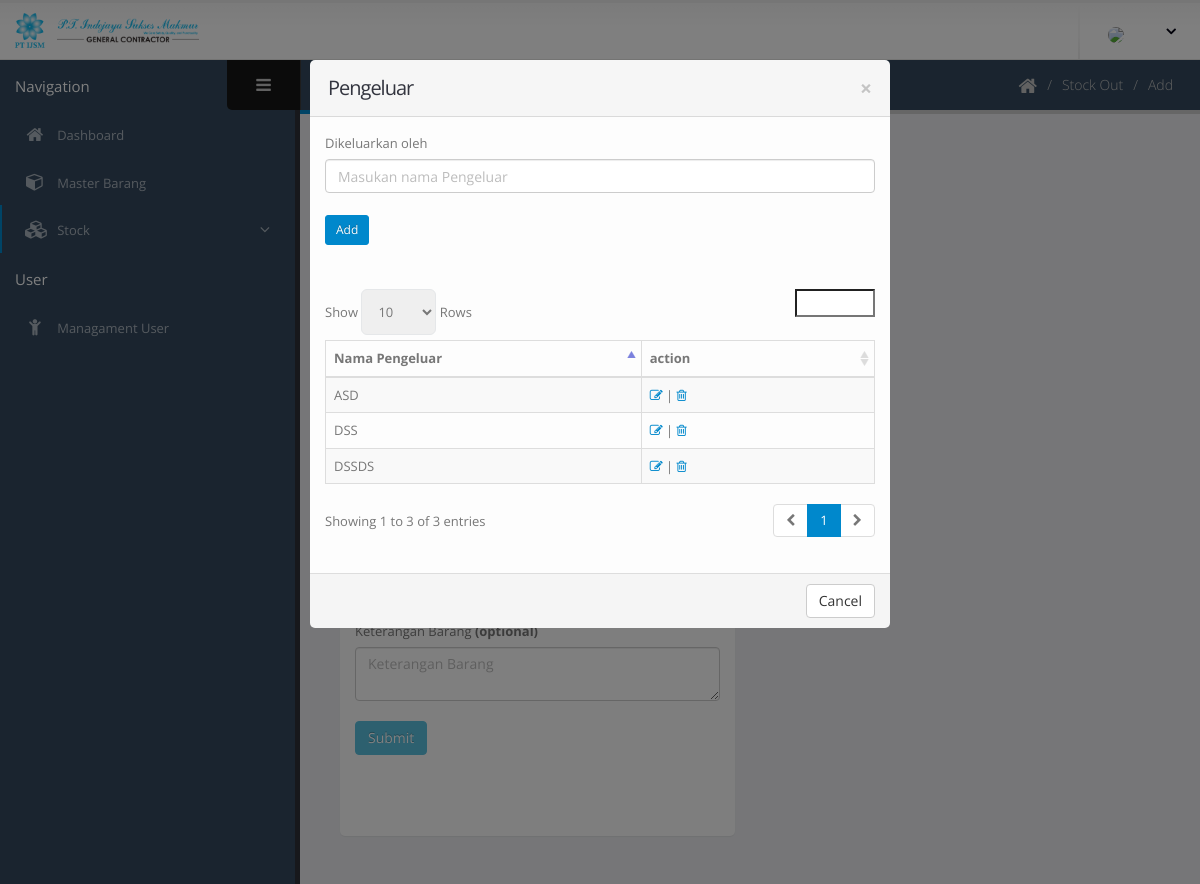
The page /index.php/stockout/modalpengeluar on the database its author committed.
### tables this page shows
CREATE TABLE `pengeluar` (
  `id` int(11) NOT NULL,
  `nama_pengeluar` varchar(255) NOT NULL
);

### application/controllers/Stockout.php (called while the page is built, shortened)
<?php
class Stockout extends CI_Controller
{
    public function __construct()
    {
        $this->load->model('Stockout_model');
        $this->load->model('Masterbarang_model');
        $this->load->model('Lokasi_model');
        $this->load->model('Pengeluar_model');
        $this->load->model('Supir_model');
        $this->load->model('Stockin_model');
        $this->load->library('form_validation');
    }
    public function modalpengeluar()
    {
        $data['title'] = 'IT IJSM';
        $data['user'] = $this->db->get_where('user', ['email' =>
        $this->session->userdata('email')])->row_array();
        $data['pengeluar'] = $this->Pengeluar_model->getAllPengeluar();
        $this->load->view('templates/master_header', $data);
        $this->load->view('superadmin/stockout/create_pengeluar', $data);
        $this->load->view('templates/master_footer');
    }
}

### index.php (called while the page is built, shortened)
<?php
require_once BASEPATH.'core/CodeIgniter.php';

### application/models/Pengeluar_model.php (called while the page is built, shortened)
<?php
class Pengeluar_model extends CI_Model{
	public function getAllPengeluar(){
		return $this->db->get('pengeluar')->result_array();
	}
}

### application/views/superadmin/stockout/create_pengeluar.php (the view, shortened to what this page needs)
<html class="fixed">
  <head>
    <link rel="stylesheet" href="<?php echo base_url(); ?>assets/vendor/bootstrap/css/bootstrap.css" />
    <link rel="stylesheet" href="<?php echo base_url(); ?>assets/vendor/font-awesome/css/font-awesome.css" />
    <link rel="stylesheet" href="<?php echo base_url(); ?>assets/vendor/magnific-popup/magnific-popup.css" />
    <link rel="stylesheet" href="<?php echo base_url(); ?>assets/vendor/bootstrap-datepicker/css/datepicker3.css" />
    <link rel="stylesheet" href="<?php echo base_url(); ?>assets/vendor/jquery-ui/css/ui-lightness/jquery-ui-1.10.4.custom.css" />
    <link rel="stylesheet" href="<?php echo base_url(); ?>assets/vendor/select2/select2.css" />
    <link rel="stylesheet" href="<?php echo base_url(); ?>assets/vendor/bootstrap-multiselect/bootstrap-multiselect.css" />
    <link rel="stylesheet" href="<?php echo base_url(); ?>assets/vendor/bootstrap-tagsinput/bootstrap-tagsinput.css" />
    <link rel="stylesheet" href="<?php echo base_url(); ?>assets/vendor/bootstrap-colorpicker/css/bootstrap-colorpicker.css" />
    <link rel="stylesheet" href="<?php echo base_url(); ?>assets/vendor/bootstrap-timepicker/css/bootstrap-timepicker.css" />
    <link rel="stylesheet" href="<?php echo base_url(); ?>assets/vendor/dropzone/css/basic.css" />
    <link rel="stylesheet" href="<?php echo base_url(); ?>assets/vendor/dropzone/css/dropzone.css" />
    <link rel="stylesheet" href="<?php echo base_url(); ?>assets/vendor/jquery-datatables-bs3/assets/css/datatables.css" />
    <link rel="stylesheet" href="<?php echo base_url(); ?>assets/vendor/bootstrap-markdown/css/bootstrap-markdown.min.css" />
    <link rel="stylesheet" href="<?php echo base_url(); ?>assets/vendor/summernote/summernote.css" />
    <link rel="stylesheet" href="<?php echo base_url(); ?>assets/vendor/summernote/summernote-bs3.css" />
    <link rel="stylesheet" href="<?php echo base_url(); ?>assets/vendor/codemirror/lib/codemirror.css" />
    <link rel="stylesheet" href="<?php echo base_url(); ?>assets/vendor/codemirror/theme/monokai.css" />
    <link rel="stylesheet" href="<?php echo base_url(); ?>assets/vendor/bootstrap-fileupload/bootstrap-fileupload.min.css" />
    <link rel="stylesheet" href="<?php echo base_url(); ?>assets/stylesheets/theme.css" />
    <link rel="stylesheet" href="<?php echo base_url(); ?>assets/stylesheets/skins/default.css" />
    <link rel="stylesheet" href="<?php echo base_url(); ?>assets/stylesheets/theme-custom.css">
    <link rel="stylesheet" href="<?php echo base_url(); ?>assets/vendor/bootstrap-fileupload/bootstrap-fileupload.min.css" />
    <link rel="stylesheet" href="<?php echo base_url(); ?>assets/css/form.css" />
    <link rel="stylesheet" href="//code.jquery.com/ui/1.12.1/themes/base/jquery-ui.css">
    <link rel="stylesheet" href="<?php echo base_url();?>/assets/vendor/dropzone/css/basic.css" />
    <link rel="stylesheet" href="<?php echo base_url();?>/assets/vendor/dropzone/css/dropzone.css" />
    <link rel="stylesheet" href="<?php echo base_url();?>/assets/vendor/bootstrap-fileupload/bootstrap-fileupload.min.css" />
  </head>
  <body data-spy="scroll" data-target="#myScrollspy" data-offset="20">
  <header class="header">
    <div class="logo-container">
      <a href="../" class="logo">
        <img src="<?= base_url('./image/Logo.png') ?>" height="35" alt="IT - Super Admin - ISJM" />
      </a>
    </div>
    <div class="header-right" style="padding-right: 2%;">
      <span class="separator"></span>
      <div id="userbox" class="userbox" style="margin-right: -2%;">
        <a href="#" data-toggle="dropdown">
          <figure class="profile-picture">
            <img src="<?= base_url('./image/') . $user['image']; ?>" class="img-circle" />
          </figure>
            <i class="fa custom-caret">
            </i>
          </a>
        </div>
      </div>
    </header>
    <div class="inner-wrapper">
      <aside id="sidebar-left" class="sidebar-left">
            <div class="sidebar-header">
                <div class="sidebar-title">
                    <span style="color: white">Navigation</span>
                </div>
                <div class="sidebar-toggle hidden-xs" data-toggle-class="sidebar-left-collapsed" data-target="html" data-fire-event="sidebar-left-toggle">
                    <i class="fa fa-bars" aria-label="Toggle sidebar"></i>
                </div>
            </div>
            <div class="nano">
                <div class="nano-content">
                    <nav id="menu" class="nav-main" role="navigation">
                        <ul class="nav nav-main">
                            <li>
                                <a href="<?= base_url('superadmin'); ?>">
                                    <i class="fa fa-home" aria-hidden="true"></i>
                                    <span>Dashboard</span>
                                </a>
                            </li>
                            <li class="nav-main">
                                <a href="<?= site_url('masterbarang/index'); ?>">
                                    <i class="fa fa-cube" aria-hidden="true"></i>
                                    <span>Master Barang</span>
                                </a>
                            </li>
                            <li class="nav-parent nav-active">
                                <a>
                                    <i class="fa fa-cubes" aria-hidden="true"></i>
                                    <span>Stock</span>
                                </a>
                            </li>
                        </ul>
                    </nav>
                    <div class="sidebar-header">
                        <div class="sidebar-title">
                            <span style="color: white">User</span>
                        </div>
                    </div>
                    <nav id="menu" class="nav-main" role="navigation">
                        <ul class="nav nav-main">
                            <li>
                                <a href="#">
                                    <i class="fa fa-child" aria-hidden="true"></i>
                                    <span>Managament User</span>
                                </a>
                            </li>
                        </ul>
                    </nav>
                </div>
            </div>
        </aside>
      <section role="main" class="content-body">
        <header class="page-header">
          <h2>STOCK OUT
          </h2>
          <div class="right-wrapper pull-right" style="padding-right: 3%;">
            <ol class="breadcrumbs">
              <li>
                <a href="<?php echo site_url('stockout') ?>">
                  <i class="fa fa-home">
                  </i>
                </a>
              </li>
              <li>
                <span>Stock Out</span>
              </li>
              <li>
                <span>Add
                </span>
              </li>
            </ol>
          </div>
        </header>
        <div class="row" style="margin-top: -20px; ">
          <div class="col-md-6" id="section1">
            <section class="panel" >
              <header class="panel-heading">
                <div class="panel-actions">
                </div>
                <h2 class="panel-title">
                  <b>Form Stock Masuk
                  </b>
                </h2>
              </header>
              <div class="panel-body">
                <br />
                <br />
                <form method="post" enctype="multipart/form-data" id="user_form" action="<?php echo site_url('stockout/buat'); ?>" name="user_form">
                  <div class="row">
                    <div class="col-md-4">
                      <label>Nama Barang
                        <font color="red">*
                        </font>
                      </label>
                    </div>
                    <div class="col-md-3">
                      <label>Quantity out
                      </label>
                    </div>
                    <div class="col-md-2">
                      <br>
                      <button type="button" name="add" id="add" class="btn btn-success ">Add
                      </button>
                    </div>
                  </div>
                  <div class="row">
                    <div class="col-md-12" id="user_data">
                    </div>
                  </div>
                <div class="form-group mb-lg">
                    <label>Lokasi Tujuan</label>
                    <button class="mb-xs mt-xs mr-xs modal-with-zoom-anim btn btn-default btn btn-danger btn-xs"
                    href="#lokasi" id="addToTable" >
                    </button>
                  </div>
                  <div class="form-group mb-lg">
                    <label>Dikeluarkan Oleh</label>
                    <button class="mb-xs mt-xs mr-xs modal-with-zoom-anim btn btn-default btn btn-danger btn-xs"
                    href="#pengeluar" id="addToTable" >
                    </button>
                  </div>
                  <div class="form-group mb-lg">
                    <label>Supir</label>
                    <button class="mb-xs mt-xs mr-xs modal-with-zoom-anim btn btn-default btn btn-danger btn-xs"
                    href="#supir" id="addToTable" >
                    </button>
                  </div>
                <div class="form-group mb-lg ">
                  <label>Keterangan Barang
                    <b>(optional)
                    </b>
                  </label>
                  <textarea name="keterangan" id="keterangan" rows="2" class="form-control" placeholder="Keterangan Barang" required></textarea>
                </div>
                <input type="submit" name="submit" id="submit" class="btn btn-info" value="Submit" />
                </form>
            <div class="modal fade" id="myModal3" role="dialog">
                <div class="modal-dialog">
                    <div class="panel">
                        <div class="panel-heading">
                            <button type="button" class="close" data-dismiss="modal">&times;</button>
                            <h2 class="panel-title">Pengeluar</h2>
                        </div>
                        <div class="panel-body">
                            <form action="<?php echo site_url('stockout/createpengeluar'); ?>" method="post">
                                <label>Dikeluarkan oleh</label>
                                <input type="text" name="nama_pengeluar" id="nama_pengeluar" required="required" placeholder="Masukan nama Pengeluar" class="form-control" onkeyup="this.value = this.value.toUpperCase();">
                                <br />
                                <button type="submit" name="btn" class="btn-sm btn btn-primary">Add</button>
                            </form>
                            <br />
                            <table class="table table-bordered table-striped mb-none" id="datatable-default">
                            <br />
                            <thead>
                                <tr>
                                    <th>Nama Pengeluar</th>
                                    <th>action</th>
                                </tr>
                            </thead>
                            <tbody>
                                <?php
                                foreach ($pengeluar as $lu) {
                                    ?>
                                    <tr>
                                        <td><?= $lu['nama_pengeluar'] ?></td>
                                        <td>
                                            <a href="<?= base_url(''); ?>pengeluar/edit/<?= $lu['id']; ?>">
                                                <i class="fa fa-edit"></i>
                                            </a> |
                                            <a href="<?= base_url(''); ?>pengeluar/delete/<?= $lu['id']; ?>" onclick="return confirm('Sure want delete this data?')">
                                                <i class="fa fa-trash-o"></i>
                                            </a>
                                        </td>
                                    </tr>
                                <?php } ?>
                            </tbody>
                        </table>
                        </div>
                        <footer class="panel-footer">
                            <div class="row">
                                <div class="col-md-12 text-right">
                                    <a href="<?php echo base_url(); ?>stockout/create" class="btn btn-default">Cancel</a>
                                </div>
                            </div>
                        </footer>
                    </div>
                </div>
            </div>
  </body>
</html>

### assets/stylesheets/skins/default.css (style rules this page uses)
a, .btn-link { color: #0088cc; }
body .btn-primary { color: #ffffff; text-shadow: 0 -1px 0 rgba(0, 0, 0, 0.25); background-color: #0088cc; border-color: #0088cc; }
body .btn-success { color: #ffffff; text-shadow: 0 -1px 0 rgba(0, 0, 0, 0.25); background-color: #47a447; border-color: #47a447; }
body .btn-danger { color: #ffffff; text-shadow: 0 -1px 0 rgba(0, 0, 0, 0.25); background-color: #d2322d; border-color: #d2322d; }
body .btn-info { color: #ffffff; text-shadow: 0 -1px 0 rgba(0, 0, 0, 0.25); background-color: #5bc0de; border-color: #5bc0de; }
.page-header h2 { border-bottom-color: #0088cc; }
ul.nav-main > li.nav-active > a { box-shadow: 2px 0 0 #0088cc inset; }

### rows shown on the page
pengeluar: nama_pengeluar "ASD"
pengeluar: nama_pengeluar "DSS"
pengeluar: nama_pengeluar "DSSDS"
